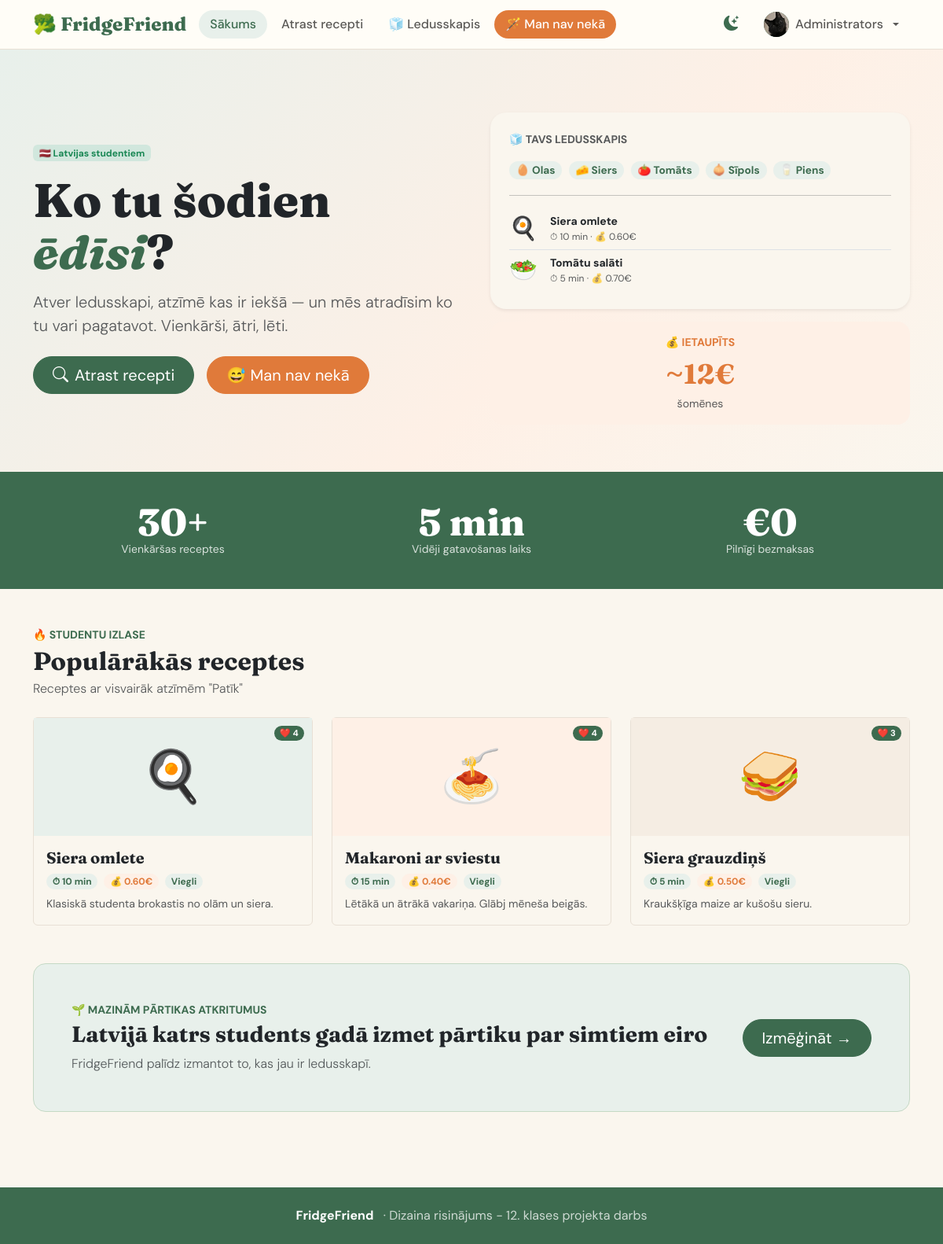
The page / (signed in) on the database its author committed.
### tables this page shows
CREATE TABLE users (
            id            INTEGER PRIMARY KEY AUTOINCREMENT,
            username      TEXT    UNIQUE NOT NULL,
            email         TEXT    UNIQUE NOT NULL,
            password_hash TEXT    NOT NULL,
            display_name  TEXT,
            bio           TEXT,
            profile_pic   TEXT,
            is_admin      INTEGER DEFAULT 0,
            created_at    TEXT    DEFAULT CURRENT_TIMESTAMP
        );

CREATE TABLE recipes (
            id           INTEGER PRIMARY KEY AUTOINCREMENT,
            name         TEXT    NOT NULL,
            emoji        TEXT    DEFAULT "🍽️",
            time_minutes INTEGER DEFAULT 15,
            cost_eur     REAL    DEFAULT 1.0,
            difficulty   TEXT    DEFAULT "Viegli",
            serves       TEXT    DEFAULT "1 porcija",
            tip          TEXT,
            description  TEXT,
            created_by   INTEGER,
            is_official  INTEGER DEFAULT 1,
            is_public    INTEGER DEFAULT 1,
            created_at   TEXT    DEFAULT CURRENT_TIMESTAMP,
            FOREIGN KEY(created_by) REFERENCES users(id) ON DELETE SET NULL
        );

### app.py (the view)
@app.route('/')
def sakums():
    popular = recipes.get_popular(3)
    return render_template('sakums.html', recipes=popular)

### app.py (called while the page is built)
def get_current_user():
    if 'user_id' in session:
        return users.get_by_id(session['user_id'])
    return None

@app.context_processor
def inject_user():
    return dict(current_user=get_current_user())

### models.py (called while the page is built)
    def connect(self):
        conn = sqlite3.connect(self.path)
        conn.row_factory = sqlite3.Row
        conn.execute("PRAGMA foreign_keys = ON")
        return conn

    def fetchone(self, sql, params=()):
        conn = self.connect()
        try:
            return conn.execute(sql, params).fetchone()
        finally:
            conn.close()

    def fetchall(self, sql, params=()):
        conn = self.connect()
        try:
            return conn.execute(sql, params).fetchall()
        finally:
            conn.close()

    def get_by_id(self, uid):
        return self.db.fetchone("SELECT * FROM users WHERE id=?", (uid,))

    def get_popular(self, limit=3):
        return self.db.fetchall(
            """SELECT r.*,
                      (SELECT COUNT(*) FROM recipe_likes WHERE recipe_id=r.id) as like_count
               FROM recipes r WHERE r.is_public=1
               ORDER BY like_count DESC LIMIT ?""", (limit,)
        )

### templates/sakums.html (shortened to what this page needs)
{% extends "base.html" %}
{% block content %}
<section class="ff-hero">
  <div class="container-xl">
    <div class="row align-items-center g-5">
      <div class="col-lg-6">
        <span class="badge bg-success-subtle text-success mb-3">🇱🇻 Latvijas studentiem</span>
        <h1>Ko tu šodien <em>ēdīsi</em>?</h1>
        <p class="lead text-muted mt-3 mb-4 fw-light">
          Atver ledusskapi, atzīmē kas ir iekšā — un mēs atradīsim ko tu vari pagatavot. Vienkārši, ātri, lēti.
        </p>
        <div class="d-flex gap-3 flex-wrap">
          <a href="{{ url_for('sastavdalas') }}" class="btn btn-primary btn-lg btn-pill px-4">
            <i class="bi bi-search me-2"></i>Atrast recepti
          </a>
          <a href="{{ url_for('mann_nav') }}" class="btn btn-orange btn-lg btn-pill px-4">
            😅 Man nav nekā
          </a>
        </div>
      </div>
      <div class="col-lg-6 d-none d-lg-block">
        <div class="card shadow-sm border-0 mb-3" style="border-radius:20px">
          <div class="card-body p-4">
            <div class="small text-muted fw-bold text-uppercase ls-1 mb-3">🧊 Tavs ledusskapis</div>
            <div class="mb-3">
              {% for item in [('🥚','Olas'),('🧀','Siers'),('🍅','Tomāts'),('🧅','Sīpols'),('🥛','Piens')] %}
              <span class="badge rounded-pill me-1 mb-1" style="background:var(--ff-green-pale);color:var(--ff-green);font-size:.85rem">{{ item[0] }} {{ item[1] }}</span>
              {% endfor %}
            </div>
            <hr>
            <div class="d-flex align-items-center gap-3 py-1 border-bottom">
              <span style="font-size:1.8rem">🍳</span>
              <div><div class="fw-bold small">Siera omlete</div><div class="text-muted" style="font-size:.75rem">⏱ 10 min · 💰 0.60€</div></div>
            </div>
            <div class="d-flex align-items-center gap-3 py-1">
              <span style="font-size:1.8rem">🥗</span>
              <div><div class="fw-bold small">Tomātu salāti</div><div class="text-muted" style="font-size:.75rem">⏱ 5 min · 💰 0.70€</div></div>
            </div>
          </div>
        </div>
        <div class="card border-0 p-3 text-center ff-orange-card" style="border-radius:16px">
          <div class="small fw-bold text-uppercase mb-1" style="color:var(--ff-orange);">💰 Ietaupīts</div>
          <div class="ff-display fw-bold" style="font-size:2.2rem;color:var(--ff-orange)">~12€</div>
          <div class="text-muted small">šomēnes</div>
        </div>
      </div>
    </div>
  </div>
</section>
<div class="ff-stats">
  <div class="container-xl">
    <div class="row text-center g-4">
      <div class="col-md-4"><div class="ff-stat-num">30+</div><div class="ff-stat-label">Vienkāršas receptes</div></div>
      <div class="col-md-4"><div class="ff-stat-num">5 min</div><div class="ff-stat-label">Vidēji gatavošanas laiks</div></div>
      <div class="col-md-4"><div class="ff-stat-num">€0</div><div class="ff-stat-label">Pilnīgi bezmaksas</div></div>
    </div>
  </div>
</div>
<div class="container-xl py-5">
  <div class="small fw-bold text-uppercase ls-1 mb-1 ff-green-text">🔥 Studentu izlase</div>
  <h2 class="ff-display fw-bold mb-1">Populārākās receptes</h2>
  <p class="text-muted fw-light mb-4">Receptes ar visvairāk atzīmēm "Patīk"</p>
  <div class="row g-4">
    {% set colors = ['green','orange','brown'] %}
    {% for recipe in recipes %}
    <div class="col-md-4">
      <a href="{{ url_for('recepte', recipe_id=recipe.id) }}" class="card ff-recipe-card h-100">
        <div class="ff-emoji-area {{ colors[loop.index0 % 3] }}">
          {{ recipe.emoji }}
          <span class="badge rounded-pill badge-match">❤️ {{ recipe.like_count }}</span>
        </div>
        <div class="card-body">
          <h5 class="ff-display fw-bold mb-2">{{ recipe.name }}</h5>
          <div class="d-flex gap-2 flex-wrap mb-2">
            <span class="badge rounded-pill" style="background:var(--ff-green-pale);color:var(--ff-green)">⏱ {{ recipe.time_minutes }} min</span>
            <span class="badge rounded-pill" style="background:var(--ff-orange-pale);color:var(--ff-orange)">💰 {{ "%.2f"|format(recipe.cost_eur) }}€</span>
            <span class="badge rounded-pill" style="background:var(--ff-green-pale);color:var(--ff-green)">{{ recipe.difficulty }}</span>
          </div>
          <p class="text-muted small mb-0">{{ recipe.description }}</p>
        </div>
      </a>
    </div>
    {% endfor %}
  </div>
  <div class="row mt-5">
    <div class="col-12">
      <div class="p-5 rounded-4 d-flex flex-wrap align-items-center justify-content-between gap-4 ff-green-pale-bg">
        <div>
          <div class="small fw-bold text-uppercase ff-green-text mb-1">🌱 Mazinām pārtikas atkritumus</div>
          <h3 class="ff-display fw-bold mb-2">Latvijā katrs students gadā izmet pārtiku par simtiem eiro</h3>
          <p class="text-muted fw-light mb-0">FridgeFriend palīdz izmantot to, kas jau ir ledusskapī.</p>
        </div>
        <a href="{{ url_for('sastavdalas') }}" class="btn btn-primary btn-lg btn-pill px-4 flex-shrink-0">Izmēģināt →</a>
      </div>
    </div>
  </div>
</div>
{% endblock %}

### templates/base.html (shortened to what this page needs)
<!DOCTYPE html>
<html lang="lv" data-bs-theme="light">
<head>
  <link href="https://cdn.jsdelivr.net/npm/bootstrap@5.3.3/dist/css/bootstrap.min.css" rel="stylesheet">
  <link href="https://cdn.jsdelivr.net/npm/bootstrap-icons@1.11.3/font/bootstrap-icons.min.css" rel="stylesheet">
  <link rel="stylesheet" href="{{ url_for('static', filename='style.css') }}">
</head>
<body class="page-fade">
<nav class="navbar navbar-expand-lg sticky-top">
  <div class="container-xl">
    <a class="navbar-brand" href="{{ url_for('sakums') }}">🥦 FridgeFriend</a>
    <div class="collapse navbar-collapse" id="navMenu">
      <ul class="navbar-nav me-auto gap-1">
        <li class="nav-item">
          <a class="nav-link {% if request.endpoint=='sakums' %}active{% endif %}" href="{{ url_for('sakums') }}">Sākums</a>
        </li>
        <li class="nav-item">
          <a class="nav-link {% if request.endpoint in ['sastavdalas','receptes','recepte'] %}active{% endif %}" href="{{ url_for('sastavdalas') }}">Atrast recepti</a>
        </li>
        <li class="nav-item">
          <a class="nav-link {% if request.endpoint=='mans_ledusskapis' %}active{% endif %}" href="{{ url_for('mans_ledusskapis') }}">🧊 Ledusskapis</a>
        </li>
        <li class="nav-item">
          <a class="nav-link btn-orange {% if request.endpoint=='mann_nav' %}active{% endif %}" href="{{ url_for('mann_nav') }}">🪄 Man nav nekā</a>
        </li>
      </ul>
      <ul class="navbar-nav align-items-center gap-2">
        <li class="nav-item">
          <button id="darkToggle" title="Tumšais/gaišais režīms">
            <i class="bi bi-moon-stars-fill" id="darkIcon"></i>
          </button>
        </li>
        {% if current_user %}
        <li class="nav-item dropdown">
          <a class="nav-link dropdown-toggle d-flex align-items-center gap-2" href="#" data-bs-toggle="dropdown">
            <div class="nav-avatar">
              {% if current_user.profile_pic %}
                <img src="{{ url_for('static', filename='uploads/avatars/' + current_user.profile_pic) }}" alt="">
              {% else %}
                {{ (current_user.display_name or current_user.username)[0].upper() }}
              {% endif %}
            </div>
            <span class="d-none d-lg-inline">{{ current_user.display_name or current_user.username }}</span>
          </a>
        </li>
        {% else %}
        <li class="nav-item"><a class="nav-link" href="{{ url_for('login') }}">Pieslēgties</a></li>
        <li class="nav-item"><a class="btn btn-primary btn-sm btn-pill px-3" href="{{ url_for('register') }}">Reģistrēties</a></li>
        {% endif %}
      </ul>
    </div>
  </div>
</nav>
{% block content %}{% endblock %}
<footer class="py-4 mt-5">
  <div class="container-xl text-center">
    <strong class="text-white">FridgeFriend</strong>
    <span class="ms-2">·  Dizaina risinājums - 12. klases projekta darbs </span>
  </div>
</footer>
</body>
</html>

### static/style.css (style rules this page uses)
:root { --ff-green: #3D6B4F; --ff-green-light: #5A8C6A; --ff-green-pale: #E8F0EB; --ff-orange: #E07A3A; --ff-orange-pale: #FEF0E6; --ff-cream: #FAF6EE; --ff-border: #E8E0D5; --bs-primary: #3D6B4F; --bs-primary-rgb: 61,107,79; --bs-body-font-family: 'DM Sans', sans-serif; --bs-body-bg: #FAF6EE; }
.ff-display { font-family: 'Fraunces', serif; }
.navbar-brand { font-family: 'Fraunces', serif; font-size: 1.5rem; font-weight: 800; color: var(--ff-green) !important; }
.navbar { background: #fffdf7; border-bottom: 1.5px solid var(--ff-border); }
.nav-link { font-weight: 500; border-radius: 50px; padding: 6px 14px !important; transition: all .15s; }
.nav-link:hover, .nav-link.active { background: var(--ff-green-pale); color: var(--ff-green) !important; }
.nav-link.btn-orange { background: var(--ff-orange); color: #fff !important; border-radius: 50px; }
.btn-primary { background: var(--ff-green); border-color: var(--ff-green); }
.btn-orange { background: var(--ff-orange); border-color: var(--ff-orange); color: #fff; }
.btn-pill { border-radius: 50px !important; }
.ff-hero { background: linear-gradient(135deg, #e8f0eb 0%, #fef0e6 60%, #faf6ee 100%); padding: 80px 0 60px; }
.ff-hero h1 { font-family: 'Fraunces', serif; font-size: clamp(2.2rem, 5vw, 3.8rem); font-weight: 800; line-height: 1.1; }
.ff-hero em { color: var(--ff-green); font-style: italic; }
.ff-stats { background: var(--ff-green); color: #fff; padding: 40px 0; }
.ff-stat-num { font-family: 'Fraunces', serif; font-size: 3rem; font-weight: 800; line-height: 1; }
.ff-stat-label { font-size: .875rem; opacity: .8; }
.ff-recipe-card { border: 1.5px solid var(--ff-border); transition: transform .2s, box-shadow .2s; cursor: pointer; text-decoration: none; color: inherit; }
.ff-emoji-area { height: 150px; display: flex; align-items: center; justify-content: center; font-size: 4rem; position: relative; }
.ff-emoji-area.green { background: var(--ff-green-pale); }
.ff-emoji-area.orange { background: var(--ff-orange-pale); }
.ff-emoji-area.brown { background: #F5EDE3; }
.badge-match { background: var(--ff-green); color: #fff; font-size: .7rem; position: absolute; top: 10px; right: 10px; }
#darkToggle { cursor: pointer; font-size: 1.2rem; background: none; border: none; color: var(--ff-green); padding: 6px 10px; border-radius: 50px; }
.ff-green-text { color: var(--ff-green) !important; }
footer { background: var(--ff-green); color: rgba(255,255,255,.75); }
.page-fade { animation: pageFade .3s ease; }
.nav-avatar { width: 32px; height: 32px; border-radius: 50%; background: var(--ff-green); color: #fff; font-weight: 700; font-size: .8rem; display: inline-flex; align-items: center; justify-content: center; overflow: hidden; }
.nav-avatar img { width: 100%; height: 100%; object-fit: cover; }
.ff-orange-card { background: var(--ff-orange-pale); }
.ff-green-pale-bg { background: var(--ff-green-pale); border: 1.5px solid #c5d9c5; }

### rows shown on the page
users: profile_pic (picture), display_name "Administrators"
recipes: emoji "🍳", like_count "4", name "Siera omlete", time_minutes "10", cost_eur "0.60", difficulty "Viegli", description "Klasiskā studenta brokastis no olām un siera."
recipes: emoji "🍝", like_count "4", name "Makaroni ar sviestu", time_minutes "15", cost_eur "0.40", difficulty "Viegli", description "Lētākā un ātrākā vakariņa. Glābj mēneša beigās."
recipes: emoji "🥪", like_count "3", name "Siera grauzdiņš", time_minutes "5", cost_eur "0.50", difficulty "Viegli", description "Kraukšķīga maize ar kušošu sieru."

### other values the page prints
{{ item[0] }} "🥚" "🧀" "🍅" "🧅" "🥛"
{{ item[1] }} "Olas" "Siers" "Tomāts" "Sīpols" "Piens"
